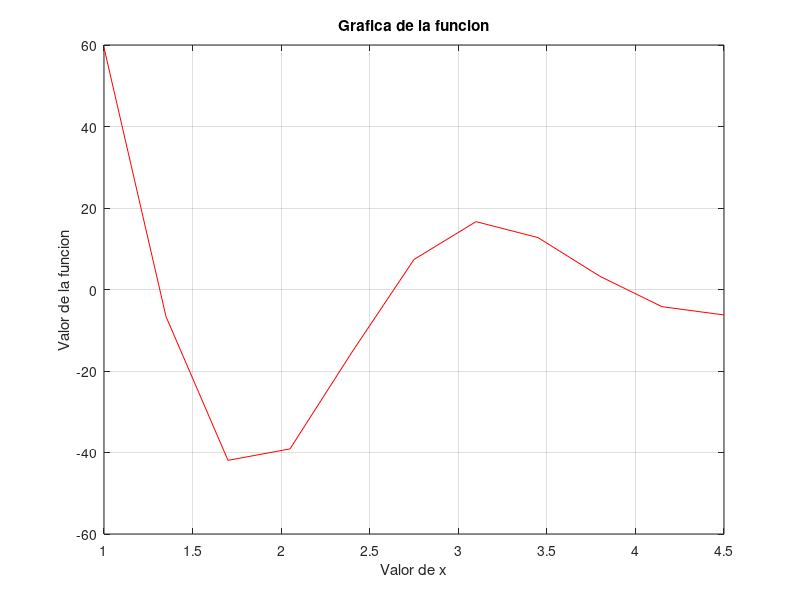

Reproduce this figure in MATLAB.
%Metodos Numericos 543 18 de febrero de 2019
%Practica 2 - Ejercicio 2
%Navarro Rodriguez Juan Francisco
%Bisect bot 700
%Este programa aproxima sumatoria de 0 a infinito de a^n para |a| < 1
clc;clear;aprox = 0;
%Constantes
maxi = inf; %numero maximo de iteraciones
cifras = 6; %cantidad de cifras minimas de la aproximacion

xinf = 1; % x l inicial
xsup = 4.5; % x u inicial
xaprox = 0; % x r

eaprox = [];

tol = 0.5*power(10,2-cifras); %la tolerancia, cifras minimas para acabar

fprintf('\n\nBisect bot 701\n\tEste programa aproxima de forma numerica ');
fprintf('\n\tpor el metodo de biseccion, los ceros de');
fprintf('\n\tfuncion f(x) = (186*exp(-0.75*x)*sin(2.4*x)).');
fprintf('\n\nAproximacion');
fprintf('\nSe espera una aproximacion a %d cifras significativas',cifras);
fprintf('\nes decir, una tolerancia de %f %%\n\n',tol);
fprintf('\n n')
fprintf('\t|Xinferior')
fprintf('\t|Xsuperior') 
fprintf('\t|Xaproxim')
fprintf('\t|Prueba\t')
fprintf('\t|Error Apr')


%grafica

res = 10; %resolucion
stepsize = (xsup-xinf)/res;
xvector = xinf:stepsize:xsup;
yvector = 186*exp(-0.75*xvector).*sin(2.4*xvector);

plot(xvector,yvector,'r');
xlabel('Valor de x');
ylabel('Valor de la funcion');
title('Grafica de la funcion');
grid on;

%con base en la grafica, se que la segunda raiz esta entre 2 y 3
xinf = 2;
xsup = 3;
i = 0;
while true
    i = i+1;
	xpast = xaprox;
	xaprox = (xinf+xsup)/2; %agrega la nueva aproximacion al vector
	signo = (186*exp(-0.75*xinf)*sin(2.4*xinf))*(186*exp(-0.75*xaprox)*sin(2.4*xaprox)); %evaluacion de subintervalo
    fprintf('\n%d',i)
    fprintf('\t|%f',xinf)
    fprintf('\t|%f',xsup)
    fprintf('\t|%f',xaprox)
    fprintf('\t|%f',signo)
    if (i ~= 1)
		eaprox = (abs((xaprox - xpast)/xaprox))*100;
        fprintf('\t|%f',eaprox)
    else
        fprintf('\t|\t')
    end
    
	if (signo < 0)
		xsup = xaprox; 	
	elseif (signo > 0)
		xinf = xaprox;
	else
		fprintf('MILAGRO');
    end
	
	if (eaprox < tol)
		break;
	end
end

